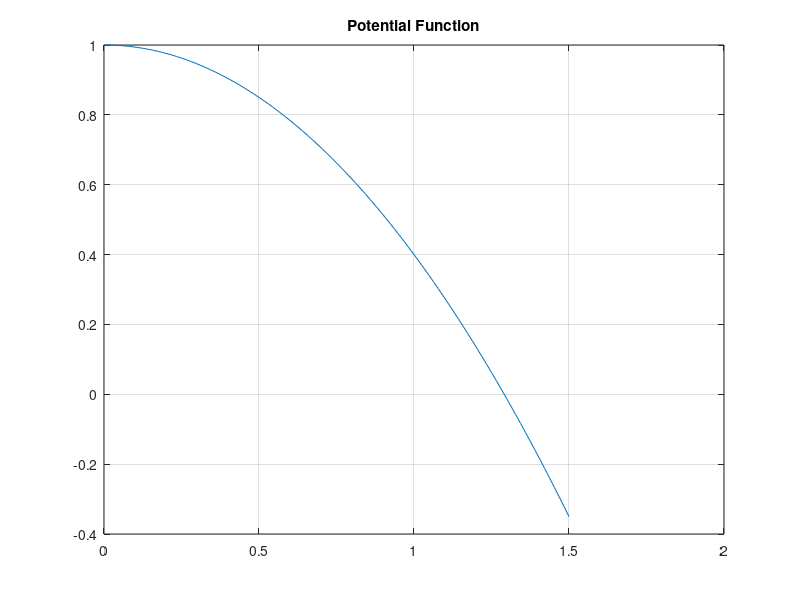

Write the MATLAB code that produced this figure.
%dX = rX(1-X/T)(1-X/K)-lambdaX.,  beta=K/T,
%%0 < lambda/r < ((1+beta)^2/4beta  -1)
clear all;
x1=0; x2=1.5; dx=1/2^6;
xx=x1:dx:x2;
r=0.1; S=0.4;   % parameter values
k1=0.8; r=1; k2=1.2;    phi=(k1+k2)/2; gamma=12;% gamma must be near gamC
V=@(x)k1+(k2-k1)/(1+exp(-gamma*(x-phi)));
gamC=4/(k2-k1) % bifurcation poin 
mu=@ (x)r*(x.*(1-x./V(x)));% Deterministic Logistic
%mu=@ (x)(r*(x.*(x/S-1).*(1-x./V(x))));% Deterministic Allee
%Mu=integral (mu(x))
Mu=@ (x)r*(1-1/4*gamma*(k2-k1)*(x).^2/2);
M=round((x2-x1)/dx);
X=zeros(1,M+1);
for i=1:M+1
 X(i)=Mu(xx(i));
end
plot(xx,X)
hold on
%xlabel('y')
title('Potential Function')
%title('Potential Fun for Logistic Growth with Threshold')
%ylabel('V(y)')
grid on